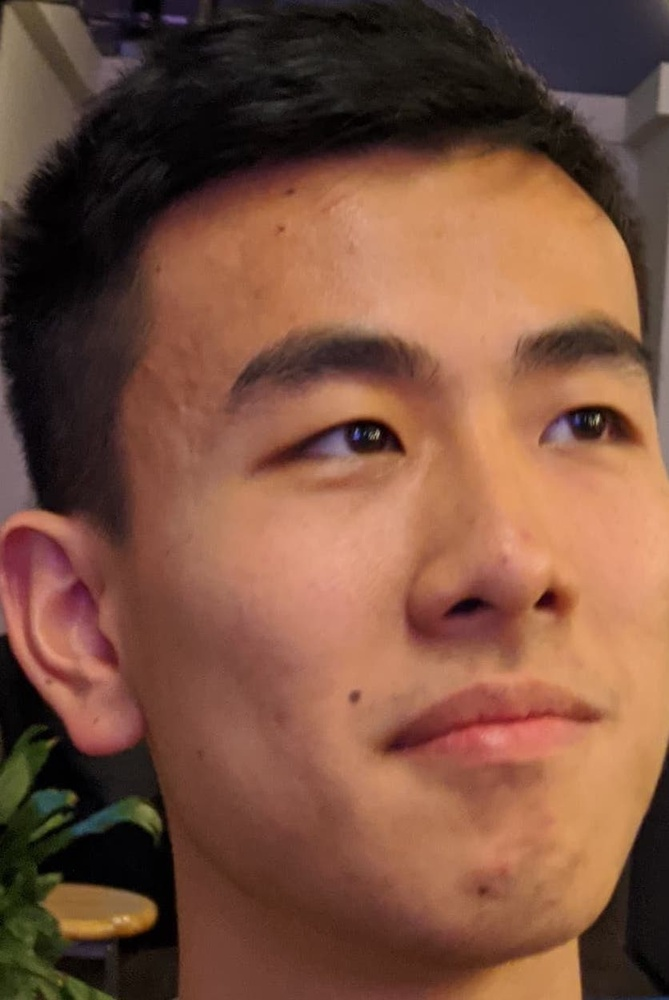
#> input picture server/model/data/christian/69891342_1218630231660588_2284925702438387712_n.jpg, 669 x 1000 px, shrunk from 836 x 1249 before the run
$ python augment_dataset.py
#> lines starting #> are read from the running program, lines starting #| are printed output that depends on the picture
import random
import os
from scipy import ndarray
import skimage as sk
from skimage import io
from skimage import transform
from skimage import util

def random_rotation(image_array: ndarray):
    # pick a random degree of rotation between 25% on the left and 25% on the right
    random_degree = random.uniform(-25, 25)
    return sk.transform.rotate(image_array, random_degree)

def random_noise(image_array: ndarray):
    # add random noise to the image
    return sk.util.random_noise(image_array)

def horizontal_flip(image_array: ndarray):
    # horizontal flip doesn't need skimage, it's easy as flipping the image array of pixels !
    return image_array[:, ::-1]


# our folder path containing some images
folder_path = 'data'

# the number of file to generate
num_files_desired = 120

images = []
directories = []
for i, subdir in enumerate(os.listdir('data')):
    if subdir == '.DS_Store':
        continue
    for file in os.listdir('data/{}'.format(subdir)):
        if file[-3:] == 'jpg':
            file_name = 'data/{}/{}'.format(subdir, file)
            images.append(file_name)
            directories.append(subdir)

num_generated_files = 0
while num_generated_files < num_files_desired:
    # random image from the folder
    img_idx = random.randint(0, len(images)-1)
    image_path = images[img_idx]
    subdir = directories[img_idx]
    # read image as an two dimensional array of pixels
    image_to_transform = io.imread(image_path)
#> image_to_transform is the input picture: shape (1000, 669, 3); mean R, G, B 122.7, 81.6, 63


    # dictionary of the transformations functions we defined earlier
    available_transformations = {
        'rotate': random_rotation,
        'noise': random_noise,
        'horizontal_flip': horizontal_flip
    }

    # random num of transformations to apply
    num_transformations_to_apply = random.randint(1, len(available_transformations))

    num_transformations = 0
    transformed_image = None
    while num_transformations <= num_transformations_to_apply:
        # choose a random transformation to apply for a single image
        key = random.choice(list(available_transformations))
        transformed_image = available_transformations[key](image_to_transform)
        num_transformations += 1
#> this loop made 3 passes
#> pass 1, `transformed_image = available_transformations[key](image_to_transform)`:
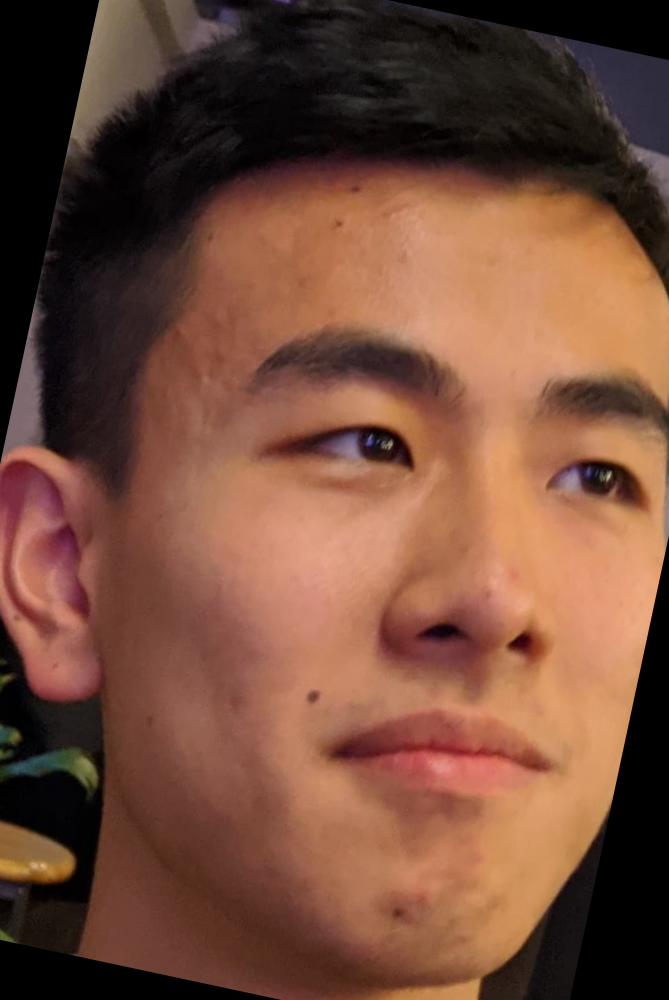
#> transformed_image: shape (1000, 669, 3) float64; mean R, G, B 0.455, 0.298, 0.229
#> pass 2, `transformed_image = available_transformations[key](image_to_transform)`:
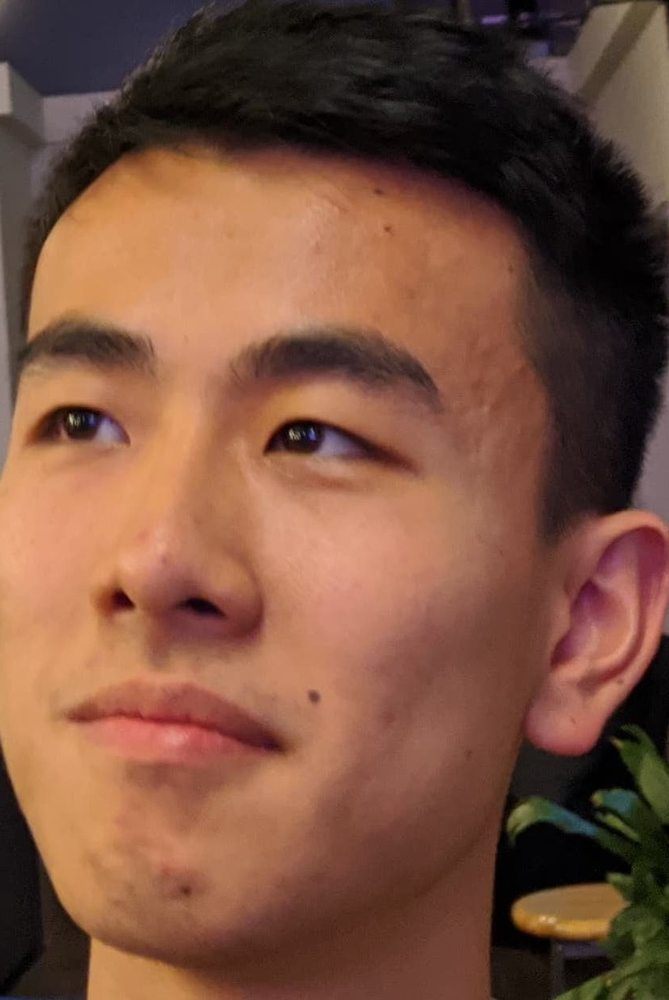
#> transformed_image: shape (1000, 669, 3); mean R, G, B 122.7, 81.6, 63
#> after the loop, num_transformations = 3

    # define a name for our new file
    new_file_path = '%s/augmented_image_%s.jpg' % (folder_path + '/' + subdir, num_generated_files)

    # write image to the disk
#> (the run stopped early here; a loop or call above may not have finished)
